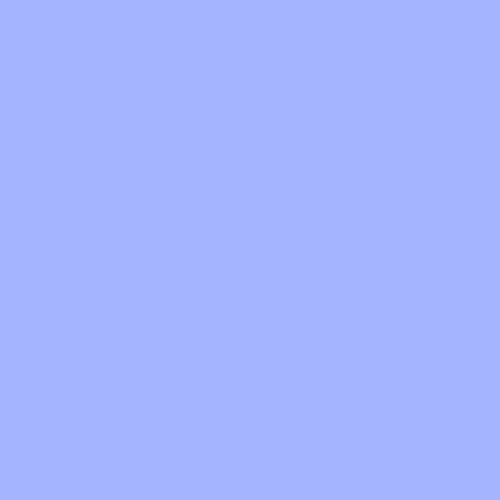
Frame 1 (no input)
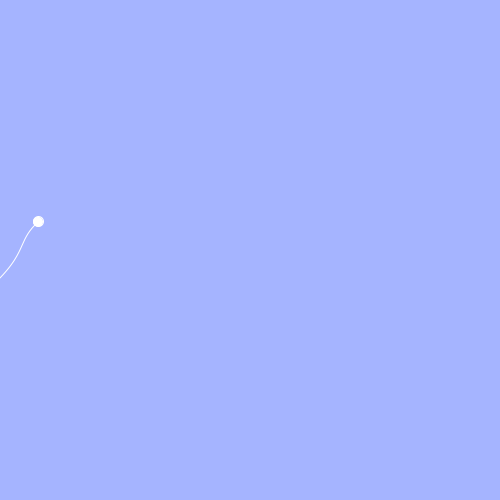
Frame 60 (the mouse pressed at the canvas centre just before this capture)
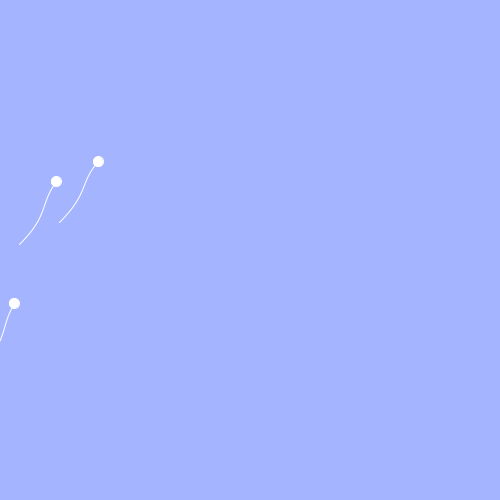
Frame 120 (the mouse held since frame 60 and released just before this capture)

The Processing sketch that drew these frames (run headless with seeded random() and noise(); from frame 60 on, the mouse is pressed at the canvas centre):

// Processing sketch: tadpoles
// ── tadpoles.pde
final int[] BG = {165,180,255};
final int POLE_VEL = 1;

final int N_POLES = 40;

final int NEW_POLE_DELAY = 20;
int new_pole_counter = 0;

ArrayList poles = new ArrayList();

final float DELTA_POLE_DRIFT = 1;
final float POLE_DRIFT_MAX = 10;

class Pole
{
   float[] pos = {0,0};
   float drift = 0;
   boolean drift_d = true; 
}

void add_pole()
{
    float[] pos = {0, random(0, height*2)};
    Pole pole = new Pole();
    pole.pos = pos;
    poles.add(pole); 
}

void cull_nonvisible_poles()
{
    for(int i = poles.size() - 1; i >= 0; i--)
    {
       float[] pole = ((Pole)poles.get(i)).pos;
       if(pole[0] > width + 60 || pole[1] < -60)
       {
          println("Merked pole");
          poles.remove(i); 
       }
    } 
}

void setup()
{
    size(500,500);
    smooth();
    
    add_pole();
}

void drift_pole(Pole p)
{
  if(p.drift_d)
  {
    p.drift += DELTA_POLE_DRIFT;
    if(p.drift >= POLE_DRIFT_MAX)
      p.drift_d = !p.drift_d;
  }
  else
  {
    p.drift -= DELTA_POLE_DRIFT;
    if(p.drift <= (-1 * POLE_DRIFT_MAX))
      p.drift_d = !p.drift_d;
  } 
}

void draw()
{
  background(BG[0], BG[1], BG[2]);
  noStroke();  
  
  cull_nonvisible_poles();

  stroke(255);
  
  for(int i = 0; i < poles.size(); i++)
  {
      Pole p = (Pole)poles.get(i);
      drift_pole(p);
    
      float[] ppos = p.pos;
      float x = ppos[0];
      float y = ppos[1];
      float pole_drift = p.drift;
      
      float[] bp_a = {x-20+pole_drift, y+20+pole_drift};
      float[] bp_b = {x-10+pole_drift, y+30+pole_drift};
      float[] bp_c = {x-40+pole_drift, y+60+pole_drift};
      
      noFill();
      beginShape();
        vertex(x,y);
        bezierVertex(bp_a[0], bp_a[1], bp_b[0], bp_b[1], bp_c[0], bp_c[1]);
      endShape();
      
      fill(255);
      ellipse(x, y, 10, 10);
      
      ppos[0] += POLE_VEL;
      ppos[1] -= POLE_VEL;
  }
  
  if(new_pole_counter >= NEW_POLE_DELAY && poles.size() < N_POLES)
  {
     add_pole();
     new_pole_counter = 0; 
  }
  else
  {
     new_pole_counter++; 
  }
}
